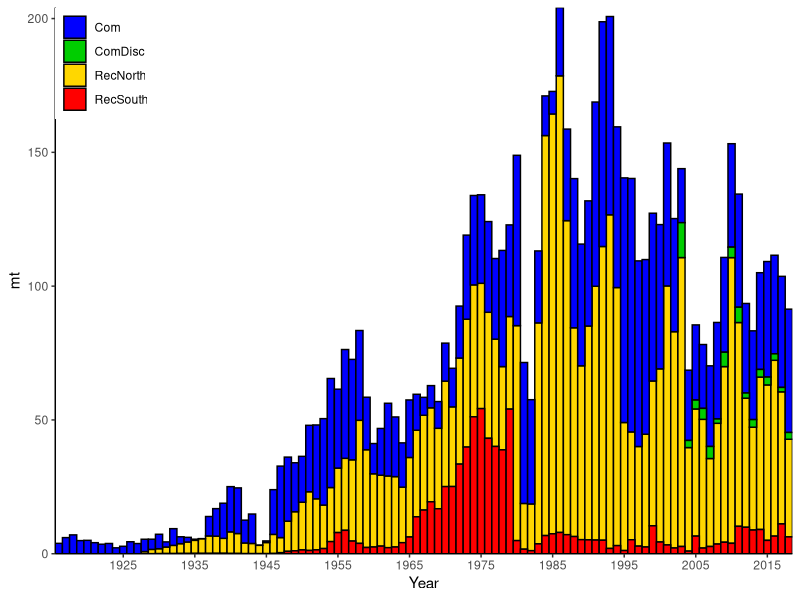
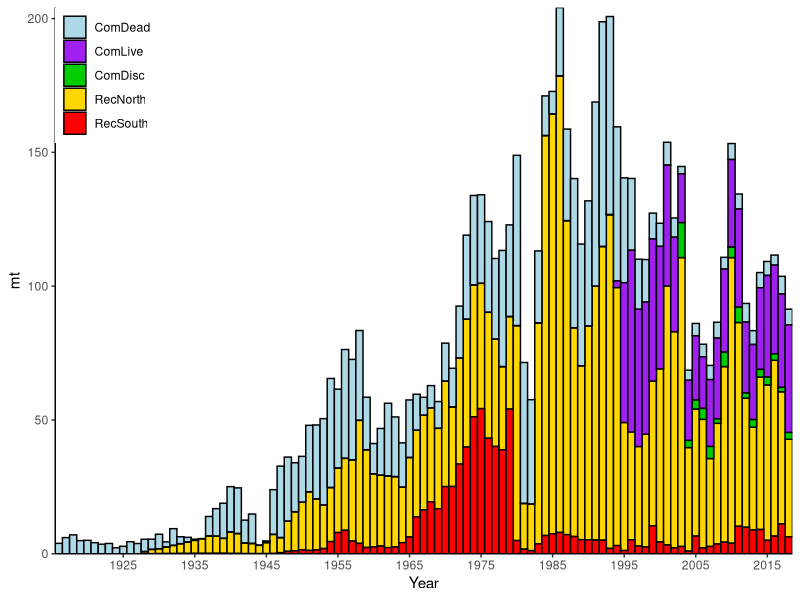
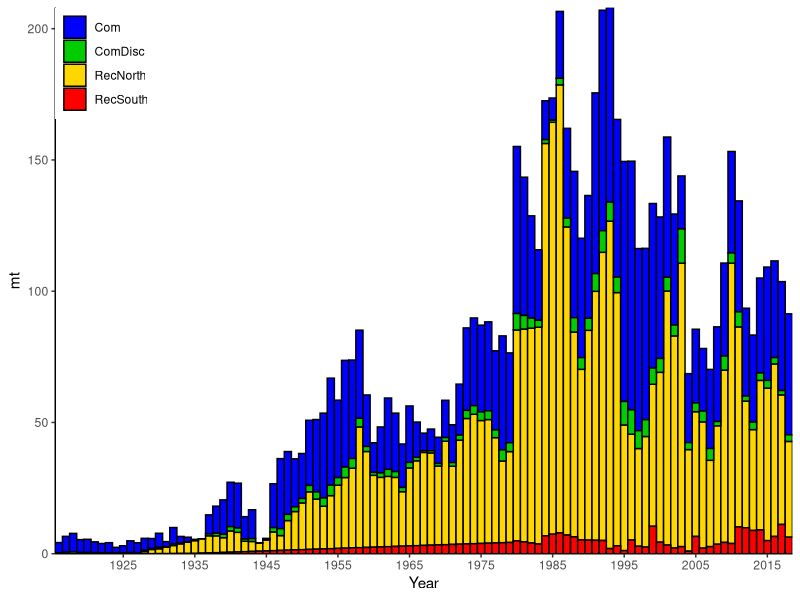
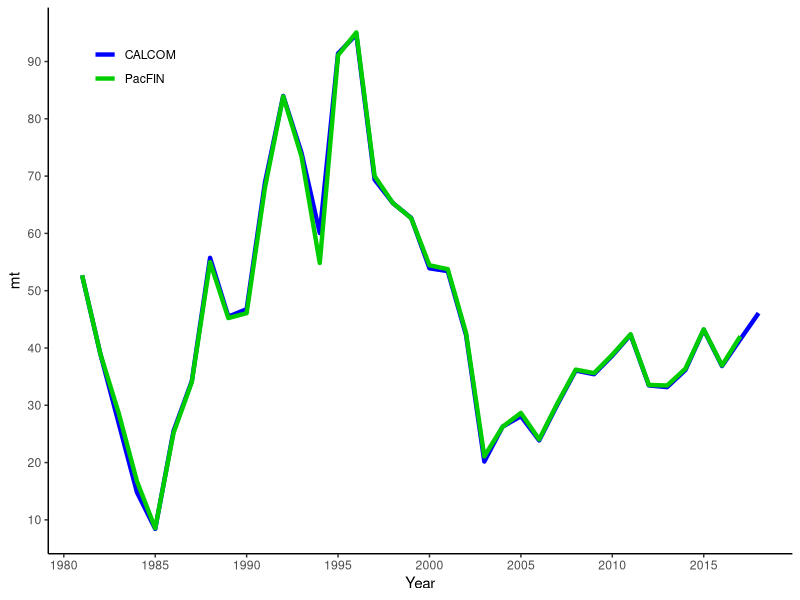
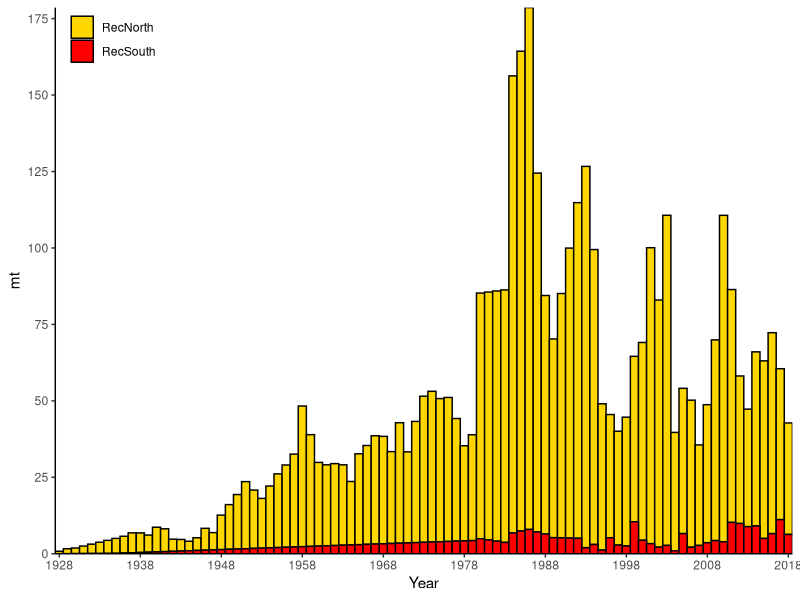
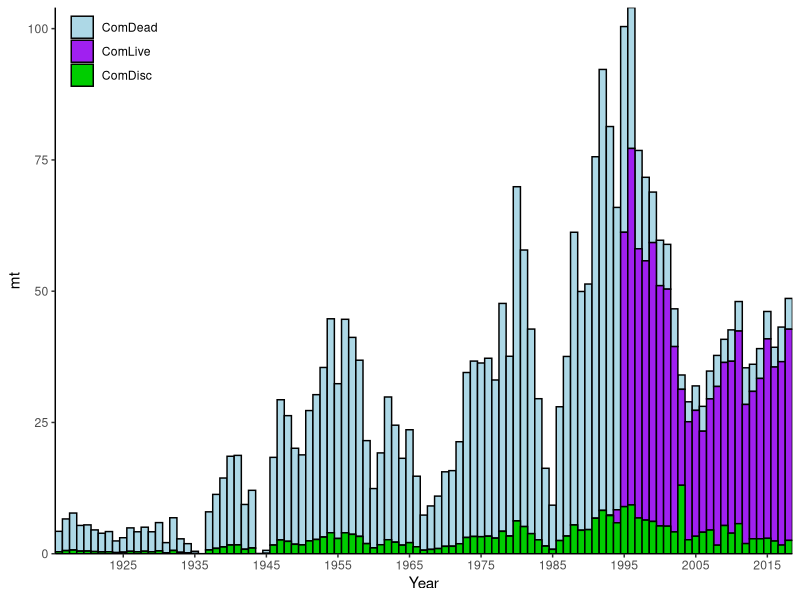

These figures' R source, in order: (Note: this script raises an error after producing the figures.)
library(ggplot2)
library(dplyr)
library(tidyr)
setwd('C:/GopherBlackYellow2019/txt_files')

catches = read.csv('Catch_stream_w_alts.csv',header=T)








#-----------------------------------------------------------------------------------
#bar plot of original catches
#-----------------------------------------------------------------------------------
catches_orig = catches %>%
               select(Year, RecNorth, RecSouthorig, Calcom, WCGOPdiscard) %>%
               rename(RecSouth = RecSouthorig, Com = Calcom, ComDisc = WCGOPdiscard) %>%
               gather(Source,mt,RecNorth:ComDisc) 
               


catches_orig$Source <- factor(catches_orig$Source, 
                              levels=c('Com','ComDisc',
                                       'RecNorth', 'RecSouth'))

out.dir = "C:/GopherBlackYellow2019/Figures/"
png(filename = paste0(out.dir,"Catches_original.png"),
    width = 6, height = 4, units = "in", pointsize = 12, res=300)
#x11()
ggplot(catches_orig, aes(x=Year, y=mt, fill=Source)) +
  geom_bar(stat="identity", width=1,colour="black") +
  theme(panel.grid.major = element_blank(), 
        panel.grid.minor = element_blank(),
        panel.background = element_blank(),
        panel.border = element_blank(),
        axis.line = element_line(colour = "black"),
      legend.justification = c(0, 1), 
      legend.position = c(0, 1)) +
  theme(legend.title=element_blank()) +
   scale_x_continuous(breaks = seq(1915,2020, by = 10),
                      , expand = c(0, 0)) +
   scale_y_continuous(expand = c(0, 0)) +
  scale_fill_manual("legend", 
                    values = c("Com" = "blue", 
                               "ComDisc" = "green3",
                               "RecNorth" = "gold", 
                               "RecSouth" = "red"))
dev.off()
   

#-----------------------------------------------------------------------------------
#plot with commercial including live vs. dead
#-----------------------------------------------------------------------------------
catches_orig2 = catches %>%
  select(Year, RecNorth, RecSouthorig, Calcomdead, Calcomlive, WCGOPdiscard) %>%
  rename(RecSouth = RecSouthorig, ComDead = Calcomdead,
         ComLive = Calcomlive, ComDisc = WCGOPdiscard) %>%
  gather(Source,mt,RecNorth:ComDisc) 



catches_orig2$Source <- factor(catches_orig2$Source, 
                              levels=c('ComDead','ComLive','ComDisc',
                                       'RecNorth', 'RecSouth'))

out.dir = "C:/GopherBlackYellow2019/Figures/"
png(filename = paste0(out.dir,"Catches_original2.png"),
    width = 6, height = 4, units = "in", pointsize = 12, res=300)
#x11()
ggplot(catches_orig2, aes(x=Year, y=mt, fill=Source)) +
  geom_bar(stat="identity", width=1,colour="black") +
  theme(panel.grid.major = element_blank(), 
        panel.grid.minor = element_blank(),
        panel.background = element_blank(),
        panel.border = element_blank(),
        axis.line = element_line(colour = "black"),
        #  legend.position='top', 
        #  legend.justification='left'
        legend.justification = c(0, 1), 
        legend.position = c(0, 1)) +
  theme(legend.title=element_blank()) +
  scale_x_continuous(breaks = seq(1915,2020, by = 10),
                     expand = c(0, 0)) +
  scale_y_continuous(expand = c(0, 0)) +
  scale_fill_manual("legend", 
                    values = c("ComDead" = "lightblue",
                               "ComLive" = "purple",
                               "ComDisc" = "green3",
                               "RecNorth" = "gold", 
                               "RecSouth" = "red"))
dev.off()



#-----------------------------------------------------------------------------------
#plot with alternative catch stream for rec and WCGOP
#-----------------------------------------------------------------------------------
catches_orig3 = catches %>%
  select(Year, RecNorthalt1, RecSouthalt1, Calcom, WCGOPalt1) %>%
  rename(RecNorth = RecNorthalt1, RecSouth = RecSouthalt1, 
         Com = Calcom, ComDisc = WCGOPalt1) %>%
  gather(Source,mt,RecNorth:ComDisc) 



catches_orig$Source <- factor(catches_orig3$Source, 
                              levels=c('Com','ComDisc',
                                       'RecNorth', 'RecSouth'))

out.dir = "C:/GopherBlackYellow2019/Figures/"
png(filename = paste0(out.dir,"Catches_alternate.png"),
    width = 6, height = 4, units = "in", pointsize = 12, res=300)
#x11()
ggplot(catches_orig3, aes(x=Year, y=mt, fill=Source)) +
  geom_bar(stat="identity", width=1,colour="black") +
  theme(panel.grid.major = element_blank(), 
        panel.grid.minor = element_blank(),
        panel.background = element_blank(),
        panel.border = element_blank(),
        axis.line = element_line(colour = "black"),
        legend.justification = c(0, 1), 
        legend.position = c(0, 1)) +
  theme(legend.title=element_blank()) +
  scale_x_continuous(breaks = seq(1915,2020, by = 10),
                     expand = c(0, 0)) +
  scale_y_continuous(expand = c(0, 0)) +
  scale_fill_manual("legend", 
                    values = c("Com" = "blue", 
                               "ComDisc" = "green3",
                               "RecNorth" = "gold", 
                               "RecSouth" = "red"))
dev.off()



#-----------------------------------------------------------------------------------
#Calcom vs pacfin
#-----------------------------------------------------------------------------------

com_compare = catches %>%
  select(Year, Calcom, Pacfin) %>%
  rename(CALCOM = Calcom, PacFIN = Pacfin) %>%
  filter(Year>1980) %>%
  gather(Source,mt, CALCOM:PacFIN) 


out.dir = "C:/GopherBlackYellow2019/Figures/"
png(filename = paste0(out.dir,"Calcom_vs_Pacfin.png"),
    width = 6, height = 4, units = "in", pointsize = 12, res=300)
#x11()
ggplot(com_compare, aes(x=Year, y = mt, colour=Source)) +
  geom_line(lwd = 1.5) +
  scale_color_manual(values=c("blue", "green3")) +
  theme(panel.grid.major = element_blank(), 
        panel.grid.minor = element_blank(),
        panel.background = element_blank(),
        panel.border = element_blank(),
        axis.line = element_line(colour = "black"),
        legend.justification = c(0, 1), 
        legend.position = c(0.05, .95)) +
  theme(legend.title=element_blank()) +
  scale_x_continuous(breaks = seq(1980,2020, by = 5)) +
  scale_y_continuous(breaks = seq(0,100, by = 10))#,expand = c(0, 0)) 
 
dev.off()


#-----------------------------------------------------------------------------------
###Plot of recreational catches for Exec summary
#-----------------------------------------------------------------------------------

rec_exec = catches %>%
           select(Year, RecNorthalt1, RecSouthalt1) %>%
           rename(RecNorth = RecNorthalt1, RecSouth = RecSouthalt1) %>%
           filter(Year>1927) %>%
           gather(Source,mt, RecNorth:RecSouth) 
           


out.dir = "C:/GopherBlackYellow2019/Figures/"
png(filename = paste0(out.dir,"Rec_exec.png"),
    width = 6, height = 4, units = "in", pointsize = 12, res=300)

#x11()

ggplot(rec_exec, aes(x=Year, y=mt, fill=Source)) +
  geom_bar(stat="identity", width=1,colour="black") +
  theme(panel.grid.major = element_blank(), 
        panel.grid.minor = element_blank(),
        panel.background = element_blank(),
        panel.border = element_blank(),
        axis.line = element_line(colour = "black"),
        legend.justification = c(0, 1), 
        legend.position = c(.01, 1)) +
  theme(legend.title=element_blank()) +
  scale_x_continuous(breaks = seq(1928,2020, by = 10),
                     expand = c(0, 0)) +
  scale_y_continuous(breaks = seq(0,200, by = 25),
                     expand = c(0, 0)) +
  scale_fill_manual("legend", 
                    values = c("RecNorth" = "gold", 
                               "RecSouth" = "red"))
dev.off()


#-----------------------------------------------------------------------------------
###Plot of comercial catches for Exec summary
#-----------------------------------------------------------------------------------
 comm_exec = catches %>%
  select(Year, Calcomdead, Calcomlive, WCGOPalt1) %>%
  rename(ComDead = Calcomdead,
         ComLive = Calcomlive, ComDisc = WCGOPalt1) %>%
  gather(Source,mt,ComDead:ComDisc) 


comm_exec$Source <- factor(comm_exec$Source, 
                               levels=c('ComDead','ComLive','ComDisc'))

out.dir = "C:/GopherBlackYellow2019/Figures/"
png(filename = paste0(out.dir,"comm_exec.png"),
    width = 6, height = 4, units = "in", pointsize = 12, res=300)
#x11()
ggplot(comm_exec, aes(x=Year, y=mt, fill=Source)) +
  geom_bar(stat="identity", width=1,colour="black") +
  theme(panel.grid.major = element_blank(), 
        panel.grid.minor = element_blank(),
        panel.background = element_blank(),
        panel.border = element_blank(),
        axis.line = element_line(colour = "black"),
        #  legend.position='top', 
        #  legend.justification='left'
        legend.justification = c(0, 1), 
        legend.position = c(0.01, 1)) +
  theme(legend.title=element_blank()) +
  scale_x_continuous(breaks = seq(1915,2020, by = 10),
                     expand = c(0, 0)) +
  scale_y_continuous(expand = c(0, 0)) +
  scale_fill_manual("legend", 
                    values = c("ComDead" = "lightblue",
                               "ComLive" = "purple",
                               "ComDisc" = "green3"))
dev.off()



#-----------------------------------------------------------------------------------
#Plot of 2005 and 2019 catch streams rec and commercial
#-----------------------------------------------------------------------------------

assessment_compare = catches %>%
       select(Year, Calcom, RecNorthalt1, RecSouthalt1, Rec2005, Comm2005) %>%
      mutate(Rec = RecNorthalt1+RecSouthalt1) %>%
      rename(Comm_2019 = Calcom, Comm_2005 = Comm2005, Rec_2005 = Rec2005, Rec_2019 = Rec) %>%
      select(Year, Comm_2019, Comm_2005, Rec_2019, Rec_2005) %>%
      filter(Year>1964, Year<2005) %>%
      gather(Source,mt, Comm_2019:Rec_2005) 


out.dir = "C:/GopherBlackYellow2019/Figures/"
png(filename = paste0(out.dir,"assessment_compare.png"),
    width = 6, height = 4, units = "in", pointsize = 12, res=300)
#x11()
ggplot(assessment_compare, aes(x=Year, y = mt, colour=Source)) +
  geom_line(lwd = 1.1) +
  scale_color_manual(values=c("sienna3", "lightsalmon", "seagreen4","paleturquoise3")) +
  theme(panel.grid.major = element_blank(), 
        panel.grid.minor = element_blank(),
        panel.background = element_blank(),
        panel.border = element_blank(),
        axis.line = element_line(colour = "black"),
        legend.justification = c(0, 1), 
        legend.position = c(0.05, .95)) +
  theme(legend.title=element_blank()) +
  scale_x_continuous(breaks = seq(1964,2005, by = 5)) +
  scale_y_continuous(breaks = seq(0,200, by = 20))

dev.off()
